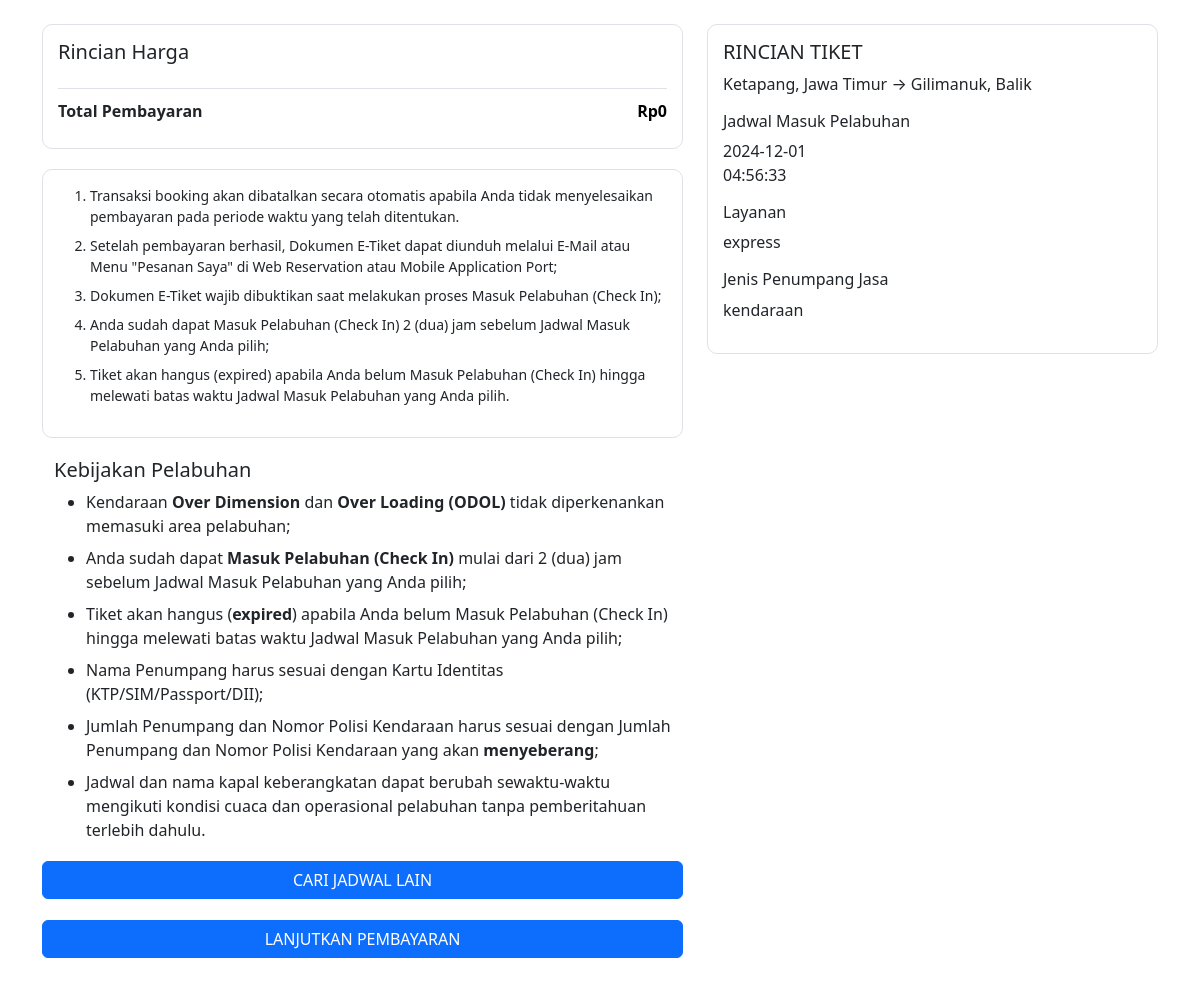
The page /konfirmasi.php?t=5 on the database its author committed.
### tables this page shows
CREATE TABLE `tiket` (
  `id_tiket` int(11) NOT NULL,
  `id_rute` int(11) DEFAULT NULL,
  `kelas` enum('reguler','express') DEFAULT NULL,
  `jenis_jasa` enum('pejalan_kaki','kendaraan') DEFAULT NULL,
  `tanggal` date DEFAULT NULL,
  `jam` time DEFAULT NULL,
  `harga` int(11) DEFAULT NULL
);

CREATE TABLE `rute` (
  `id_rute` int(11) NOT NULL,
  `pelabuhan_asal` varchar(255) DEFAULT NULL,
  `pelabuhan_tujuan` varchar(255) DEFAULT NULL,
  `status` tinyint(1) DEFAULT NULL,
  `harga` int(11) DEFAULT NULL
);

### actions/koneksi.php (called while the page is built, shortened)
<?php
$conn = mysqli_connect("localhost", "root", "", "harborship");
function query($statement)
{
    global $conn;
    return mysqli_query($conn, $statement);
}
function fetch($statement)
{
    return mysqli_fetch_array($statement);
}

### konfirmasi.php (the view, shortened to what this page needs)
<?php
require './actions/koneksi.php';
$tiket = isset($_GET['t']) ? intval($_GET['t']) : 0;
$jumlah[1][0] = isset($_GET['l']) ? intval($_GET['l']) : 0;
$jumlah[1][1] = isset($_GET['d']) ? intval($_GET['d']) : 0;
$jumlah[1][2] = isset($_GET['a']) ? intval($_GET['a']) : 0;
$jumlah[1][3] = isset($_GET['b']) ? intval($_GET['b']) : 0;
$jumlah[0][0] = "Lansia";
$jumlah[0][1] = "Dewasa";
$jumlah[0][2] = "Anak";
$jumlah[0][3] = "Bayi";
$query_harga_penumpang = query("SELECT * FROM harga_penumpang");
$no = 0;
while ($data_harga_penumpang = fetch($query_harga_penumpang)) {
    $jumlah[2][$no++] = $data_harga_penumpang['harga_penumpang'];
}
?>
<!DOCTYPE html>
<html lang="en">
<head>
    <link href="https://cdn.jsdelivr.net/npm/bootstrap@5.3.0/dist/css/bootstrap.min.css" rel="stylesheet">
</head>
<body>
    <div class="container mt-4">
        <div class="row">
            <div class="col-md-7">
                <div class="order-box">
                    <h5 class="mb-4">Rincian Harga</h5>
                    <?php
                    $total_semua = 0;
                    ?>
                    <div class="price-row total-price">
                        <div>
                            <strong>Total Pembayaran</strong>
                        </div>
                        <div>
                            <strong class="text-orange">Rp<?= number_format($total_semua, 0, ",", ".") ?></strong>
                        </div>
                    </div>
                </div>
                <div class="order-box">
                    <ol class="small">
                        <li class="mb-2">Transaksi booking akan dibatalkan secara otomatis apabila Anda tidak menyelesaikan pembayaran pada periode waktu yang telah ditentukan.</li>
                        <li class="mb-2">Setelah pembayaran berhasil, Dokumen E-Tiket dapat diunduh melalui E-Mail atau Menu "Pesanan Saya" di Web Reservation atau Mobile Application Port;</li>
                        <li class="mb-2">Dokumen E-Tiket wajib dibuktikan saat melakukan proses Masuk Pelabuhan (Check In);</li>
                        <li class="mb-2">Anda sudah dapat Masuk Pelabuhan (Check In) 2 (dua) jam sebelum Jadwal Masuk Pelabuhan yang Anda pilih;</li>
                        <li class="mb-2">Tiket akan hangus (expired) apabila Anda belum Masuk Pelabuhan (Check In) hingga melewati batas waktu Jadwal Masuk Pelabuhan yang Anda pilih.</li>
                    </ol>
                </div>
                <div class="container">
                    <h5>Kebijakan Pelabuhan</h5>
                    <ul class="policy-list" style="margin-bottom: -5px;">
                        <li class="mb-2">Kendaraan <strong>Over Dimension</strong> dan <strong>Over Loading (ODOL)</strong> tidak diperkenankan memasuki area pelabuhan;</li>
                        <li class="mb-2">Anda sudah dapat <strong>Masuk Pelabuhan (Check In)</strong> mulai dari 2 (dua) jam sebelum Jadwal Masuk Pelabuhan yang Anda pilih;</li>
                        <li class="mb-2">Tiket akan hangus (<strong>expired</strong>) apabila Anda belum Masuk Pelabuhan (Check In) hingga melewati batas waktu Jadwal Masuk Pelabuhan yang Anda pilih;</li>
                        <li class="mb-2">Nama Penumpang harus sesuai dengan Kartu Identitas (KTP/SIM/Passport/DII);</li>
                        <li class="mb-2">Jumlah Penumpang dan Nomor Polisi Kendaraan harus sesuai dengan Jumlah Penumpang dan Nomor Polisi Kendaraan yang akan <strong>menyeberang</strong>;</li>
                        <li class="mb-2">Jadwal dan nama kapal keberangkatan dapat berubah sewaktu-waktu mengikuti kondisi cuaca dan operasional pelabuhan tanpa pemberitahuan terlebih dahulu.</li>
                    </ul>
                </div>
                <a class="btn btn-primary w-100 mt-3" href="./index.php" style="margin-bottom: 5px;">CARI JADWAL LAIN</a>
                    <a class="btn btn-primary w-100 mt-3" href="./pembayaran.php?l=<?= $jumlah[1][0] ?>&d=<?= $jumlah[1][1] ?>&a=<?= $jumlah[1][2] ?>&b=<?= $jumlah[1][3] ?>&t=<?= $tiket ?>" style="margin-bottom: 25px;">LANJUTKAN PEMBAYARAN</a>
            </div>
            <div class="col-md-5">
                <div class="order-box">
                    <?php
                    $query_tiket = query("SELECT * FROM tiket INNER JOIN rute ON tiket.id_rute=rute.id_rute WHERE id_tiket='$tiket'");
                    $data_tiket = fetch($query_tiket);
                    ?>
                    <h5>RINCIAN TIKET</h5>
                    <p><?= $data_tiket['pelabuhan_asal'] ?> → <?= $data_tiket['pelabuhan_tujuan'] ?></p>
                    <h6>Jadwal Masuk Pelabuhan</h6>
                    <p><?= $data_tiket['tanggal'] ?><br><?= $data_tiket['jam'] ?></p>
                    <h6>Layanan</h6>
                    <p><?= $data_tiket['kelas'] ?></p>
                    <h6>Jenis Penumpang Jasa</h6>
                    <p><?= $data_tiket['jenis_jasa'] ?></p>
                </div>
            </div>
        </div>
    </div>
</body>
</html>

### konfirmasi.php (style rules this page uses)
.order-box { border: 1px solid #dee2e6; border-radius: 10px; padding: 15px; margin-bottom: 20px; }
.price-row { display: flex; justify-content: space-between; margin-bottom: 10px; }
.total-price { border-top: 1px solid #dee2e6; padding-top: 10px; margin-top: 10px; }
.text-orange { color: #000000; }

### rows shown on the page
tiket: id_rute.pelabuhan_asal "Ketapang, Jawa Timur", id_rute.pelabuhan_tujuan "Gilimanuk, Balik", tanggal "2024-12-01", jam "04:56:33", kelas "express", jenis_jasa "kendaraan"

### other values the page prints
$total_semua "0"
